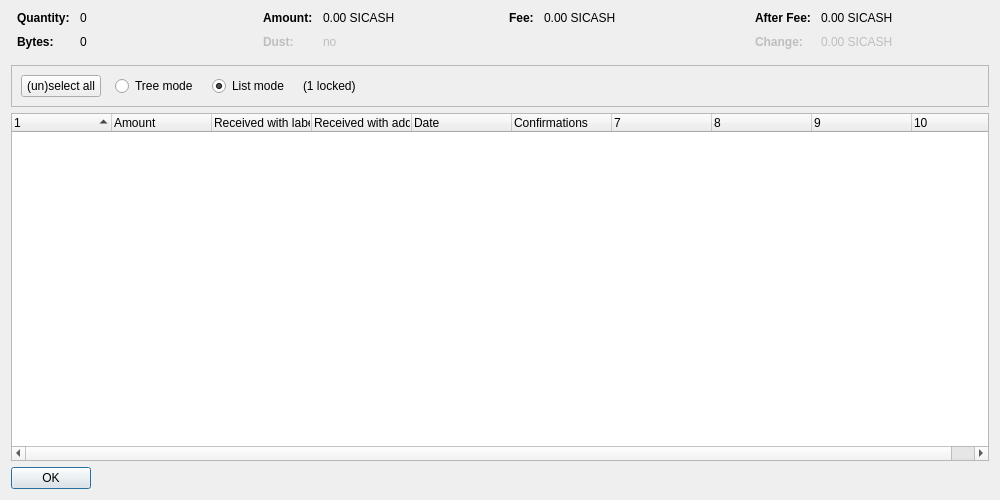
<?xml version="1.0" encoding="UTF-8"?>
<ui version="4.0">
 <class>CoinControlDialog</class>
 <widget class="QDialog" name="CoinControlDialog">
  <property name="geometry">
   <rect>
    <x>0</x>
    <y>0</y>
    <width>1000</width>
    <height>500</height>
   </rect>
  </property>
  <property name="windowTitle">
   <string>Coin Selection</string>
  </property>
  <layout class="QVBoxLayout" name="verticalLayout">
   <item>
    <layout class="QHBoxLayout" name="horizontalLayoutTop" stretch="0,0,0,0">
     <property name="topMargin">
      <number>0</number>
     </property>
     <property name="bottomMargin">
      <number>10</number>
     </property>
     <item>
      <layout class="QFormLayout" name="formLayoutCoinControl1">
       <property name="horizontalSpacing">
        <number>10</number>
       </property>
       <property name="verticalSpacing">
        <number>10</number>
       </property>
       <property name="leftMargin">
        <number>6</number>
       </property>
       <property name="rightMargin">
        <number>6</number>
       </property>
       <item row="0" column="0">
        <widget class="QLabel" name="labelCoinControlQuantityText">
         <property name="font">
          <font>
           <weight>75</weight>
           <bold>true</bold>
          </font>
         </property>
         <property name="text">
          <string>Quantity:</string>
         </property>
        </widget>
       </item>
       <item row="0" column="1">
        <widget class="QLabel" name="labelCoinControlQuantity">
         <property name="cursor">
          <cursorShape>IBeamCursor</cursorShape>
         </property>
         <property name="contextMenuPolicy">
          <enum>Qt::ActionsContextMenu</enum>
         </property>
         <property name="text">
          <string notr="true">0</string>
         </property>
         <property name="textInteractionFlags">
          <set>Qt::LinksAccessibleByMouse|Qt::TextSelectableByKeyboard|Qt::TextSelectableByMouse</set>
         </property>
        </widget>
       </item>
       <item row="1" column="0">
        <widget class="QLabel" name="labelCoinControlBytesText">
         <property name="font">
          <font>
           <weight>75</weight>
           <bold>true</bold>
          </font>
         </property>
         <property name="text">
          <string>Bytes:</string>
         </property>
        </widget>
       </item>
       <item row="1" column="1">
        <widget class="QLabel" name="labelCoinControlBytes">
         <property name="cursor">
          <cursorShape>IBeamCursor</cursorShape>
         </property>
         <property name="contextMenuPolicy">
          <enum>Qt::ActionsContextMenu</enum>
         </property>
         <property name="text">
          <string notr="true">0</string>
         </property>
         <property name="textInteractionFlags">
          <set>Qt::LinksAccessibleByMouse|Qt::TextSelectableByKeyboard|Qt::TextSelectableByMouse</set>
         </property>
        </widget>
       </item>
      </layout>
     </item>
     <item>
      <layout class="QFormLayout" name="formLayoutCoinControl2">
       <property name="horizontalSpacing">
        <number>10</number>
       </property>
       <property name="verticalSpacing">
        <number>10</number>
       </property>
       <property name="leftMargin">
        <number>6</number>
       </property>
       <property name="rightMargin">
        <number>6</number>
       </property>
       <item row="0" column="0">
        <widget class="QLabel" name="labelCoinControlAmountText">
         <property name="font">
          <font>
           <weight>75</weight>
           <bold>true</bold>
          </font>
         </property>
         <property name="text">
          <string>Amount:</string>
         </property>
        </widget>
       </item>
       <item row="0" column="1">
        <widget class="QLabel" name="labelCoinControlAmount">
         <property name="cursor">
          <cursorShape>IBeamCursor</cursorShape>
         </property>
         <property name="contextMenuPolicy">
          <enum>Qt::ActionsContextMenu</enum>
         </property>
         <property name="text">
          <string notr="true">0.00 SICASH</string>
         </property>
         <property name="textInteractionFlags">
          <set>Qt::LinksAccessibleByMouse|Qt::TextSelectableByKeyboard|Qt::TextSelectableByMouse</set>
         </property>
        </widget>
       </item>
       <item row="1" column="0">
        <widget class="QLabel" name="labelCoinControlLowOutputText">
         <property name="enabled">
          <bool>false</bool>
         </property>
         <property name="font">
          <font>
           <weight>75</weight>
           <bold>true</bold>
          </font>
         </property>
         <property name="text">
          <string>Dust:</string>
         </property>
        </widget>
       </item>
       <item row="1" column="1">
        <widget class="QLabel" name="labelCoinControlLowOutput">
         <property name="enabled">
          <bool>false</bool>
         </property>
         <property name="cursor">
          <cursorShape>IBeamCursor</cursorShape>
         </property>
         <property name="contextMenuPolicy">
          <enum>Qt::ActionsContextMenu</enum>
         </property>
         <property name="text">
          <string notr="true">no</string>
         </property>
         <property name="textInteractionFlags">
          <set>Qt::LinksAccessibleByMouse|Qt::TextSelectableByKeyboard|Qt::TextSelectableByMouse</set>
         </property>
        </widget>
       </item>
      </layout>
     </item>
     <item>
      <layout class="QFormLayout" name="formLayoutCoinControl3">
       <property name="horizontalSpacing">
        <number>10</number>
       </property>
       <property name="verticalSpacing">
        <number>10</number>
       </property>
       <property name="leftMargin">
        <number>6</number>
       </property>
       <property name="rightMargin">
        <number>6</number>
       </property>
       <item row="0" column="0">
        <widget class="QLabel" name="labelCoinControlFeeText">
         <property name="font">
          <font>
           <weight>75</weight>
           <bold>true</bold>
          </font>
         </property>
         <property name="text">
          <string>Fee:</string>
         </property>
        </widget>
       </item>
       <item row="0" column="1">
        <widget class="QLabel" name="labelCoinControlFee">
         <property name="cursor">
          <cursorShape>IBeamCursor</cursorShape>
         </property>
         <property name="contextMenuPolicy">
          <enum>Qt::ActionsContextMenu</enum>
         </property>
         <property name="text">
          <string notr="true">0.00 SICASH</string>
         </property>
         <property name="textInteractionFlags">
          <set>Qt::LinksAccessibleByMouse|Qt::TextSelectableByKeyboard|Qt::TextSelectableByMouse</set>
         </property>
        </widget>
       </item>
      </layout>
     </item>
     <item>
      <layout class="QFormLayout" name="formLayoutCoinControl4">
       <property name="horizontalSpacing">
        <number>10</number>
       </property>
       <property name="verticalSpacing">
        <number>10</number>
       </property>
       <property name="leftMargin">
        <number>6</number>
       </property>
       <property name="rightMargin">
        <number>6</number>
       </property>
       <item row="0" column="0">
        <widget class="QLabel" name="labelCoinControlAfterFeeText">
         <property name="font">
          <font>
           <weight>75</weight>
           <bold>true</bold>
          </font>
         </property>
         <property name="text">
          <string>After Fee:</string>
         </property>
        </widget>
       </item>
       <item row="0" column="1">
        <widget class="QLabel" name="labelCoinControlAfterFee">
         <property name="cursor">
          <cursorShape>IBeamCursor</cursorShape>
         </property>
         <property name="contextMenuPolicy">
          <enum>Qt::ActionsContextMenu</enum>
         </property>
         <property name="text">
          <string notr="true">0.00 SICASH</string>
         </property>
         <property name="textInteractionFlags">
          <set>Qt::LinksAccessibleByMouse|Qt::TextSelectableByKeyboard|Qt::TextSelectableByMouse</set>
         </property>
        </widget>
       </item>
       <item row="1" column="0">
        <widget class="QLabel" name="labelCoinControlChangeText">
         <property name="enabled">
          <bool>false</bool>
         </property>
         <property name="font">
          <font>
           <weight>75</weight>
           <bold>true</bold>
          </font>
         </property>
         <property name="text">
          <string>Change:</string>
         </property>
        </widget>
       </item>
       <item row="1" column="1">
        <widget class="QLabel" name="labelCoinControlChange">
         <property name="enabled">
          <bool>false</bool>
         </property>
         <property name="cursor">
          <cursorShape>IBeamCursor</cursorShape>
         </property>
         <property name="contextMenuPolicy">
          <enum>Qt::ActionsContextMenu</enum>
         </property>
         <property name="text">
          <string notr="true">0.00 SICASH</string>
         </property>
         <property name="textInteractionFlags">
          <set>Qt::LinksAccessibleByMouse|Qt::TextSelectableByKeyboard|Qt::TextSelectableByMouse</set>
         </property>
        </widget>
       </item>
      </layout>
     </item>
    </layout>
   </item>
   <item>
    <widget class="QFrame" name="frame">
     <property name="minimumSize">
      <size>
       <width>0</width>
       <height>40</height>
      </size>
     </property>
     <property name="frameShape">
      <enum>QFrame::StyledPanel</enum>
     </property>
     <property name="frameShadow">
      <enum>QFrame::Sunken</enum>
     </property>
     <layout class="QHBoxLayout" name="horizontalLayout">
      <item>
       <layout class="QHBoxLayout" name="horizontalLayoutPanel" stretch="0,0,0,0,0">
        <property name="spacing">
         <number>14</number>
        </property>
        <item>
         <widget class="QPushButton" name="pushButtonSelectAll">
          <property name="sizePolicy">
           <sizepolicy hsizetype="Maximum" vsizetype="Fixed">
            <horstretch>0</horstretch>
            <verstretch>0</verstretch>
           </sizepolicy>
          </property>
          <property name="text">
           <string>(un)select all</string>
          </property>
          <property name="autoDefault">
           <bool>false</bool>
          </property>
         </widget>
        </item>
        <item>
         <widget class="QRadioButton" name="radioTreeMode">
          <property name="sizePolicy">
           <sizepolicy hsizetype="Maximum" vsizetype="Fixed">
            <horstretch>0</horstretch>
            <verstretch>0</verstretch>
           </sizepolicy>
          </property>
          <property name="text">
           <string>Tree mode</string>
          </property>
         </widget>
        </item>
        <item>
         <widget class="QRadioButton" name="radioListMode">
          <property name="sizePolicy">
           <sizepolicy hsizetype="Maximum" vsizetype="Fixed">
            <horstretch>0</horstretch>
            <verstretch>0</verstretch>
           </sizepolicy>
          </property>
          <property name="text">
           <string>List mode</string>
          </property>
          <property name="checked">
           <bool>true</bool>
          </property>
         </widget>
        </item>
        <item>
         <widget class="QLabel" name="labelLocked">
          <property name="text">
           <string notr="true">(1 locked)</string>
          </property>
         </widget>
        </item>
        <item>
         <spacer name="horizontalSpacer">
          <property name="orientation">
           <enum>Qt::Horizontal</enum>
          </property>
          <property name="sizeHint" stdset="0">
           <size>
            <width>40</width>
            <height>20</height>
           </size>
          </property>
         </spacer>
        </item>
       </layout>
      </item>
     </layout>
    </widget>
   </item>
   <item>
    <widget class="CoinControlTreeWidget" name="treeWidget">
     <property name="contextMenuPolicy">
      <enum>Qt::CustomContextMenu</enum>
     </property>
     <property name="sortingEnabled">
      <bool>false</bool>
     </property>
     <property name="columnCount">
      <number>10</number>
     </property>
     <attribute name="headerShowSortIndicator" stdset="0">
      <bool>true</bool>
     </attribute>
     <attribute name="headerStretchLastSection">
      <bool>false</bool>
     </attribute>
     <column>
      <property name="text">
       <string/>
      </property>
     </column>
     <column>
      <property name="text">
       <string>Amount</string>
      </property>
     </column>
     <column>
      <property name="text">
       <string>Received with label</string>
      </property>
     </column>
     <column>
      <property name="text">
       <string>Received with address</string>
      </property>
     </column>
     <column>
      <property name="text">
       <string>Date</string>
      </property>
     </column>
     <column>
      <property name="text">
       <string>Confirmations</string>
      </property>
      <property name="toolTip">
       <string>Confirmed</string>
      </property>
     </column>
     <column>
      <property name="text">
       <string/>
      </property>
     </column>
     <column>
      <property name="text">
       <string/>
      </property>
     </column>
     <column>
      <property name="text">
       <string/>
      </property>
     </column>
     <column>
      <property name="text">
       <string/>
      </property>
     </column>
    </widget>
   </item>
   <item>
    <widget class="QDialogButtonBox" name="buttonBox">
     <property name="sizePolicy">
      <sizepolicy hsizetype="Maximum" vsizetype="Fixed">
       <horstretch>0</horstretch>
       <verstretch>0</verstretch>
      </sizepolicy>
     </property>
     <property name="orientation">
      <enum>Qt::Horizontal</enum>
     </property>
     <property name="standardButtons">
      <set>QDialogButtonBox::Ok</set>
     </property>
    </widget>
   </item>
  </layout>
 </widget>
 <customwidgets>
  <customwidget>
   <class>CoinControlTreeWidget</class>
   <extends>QTreeWidget</extends>
   <header>coincontroltreewidget.h</header>
  </customwidget>
 </customwidgets>
 <resources/>
 <connections/>
</ui>
